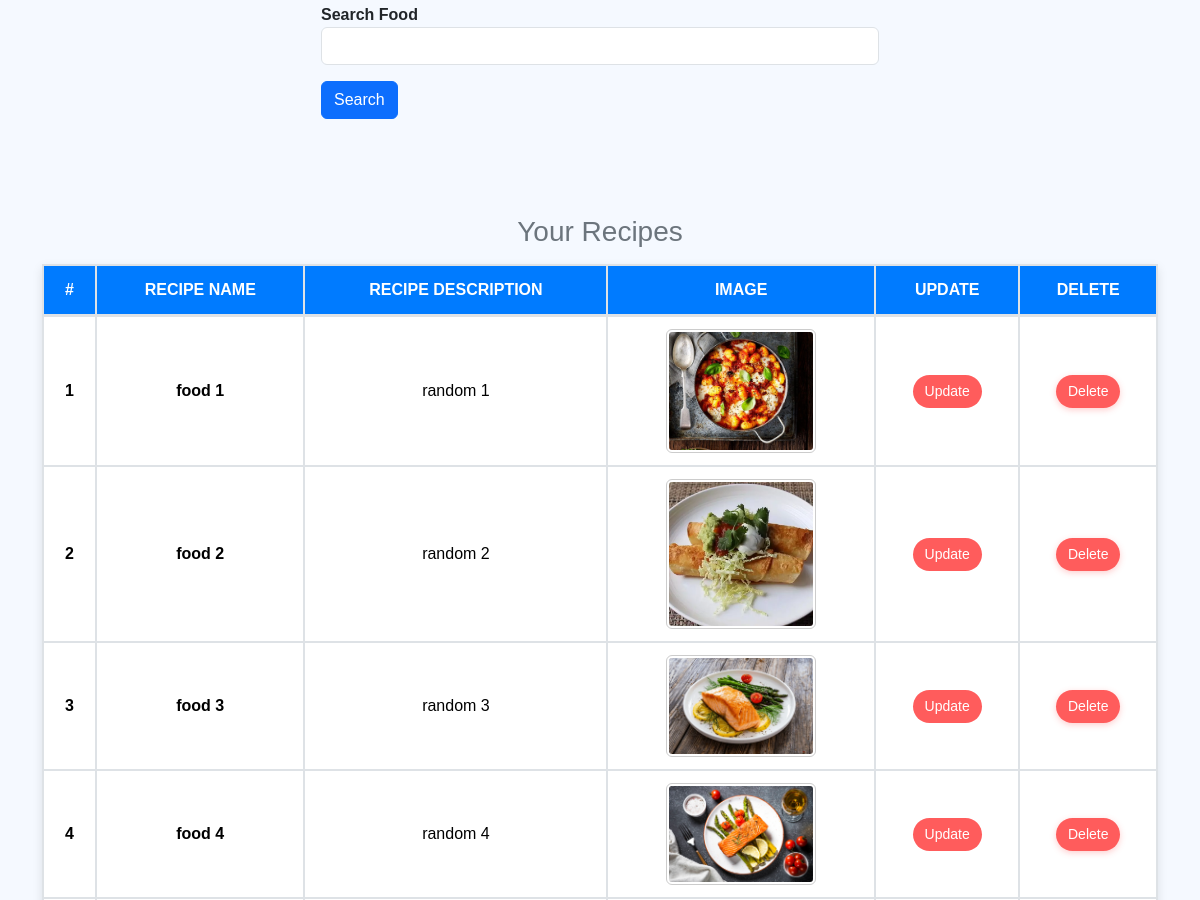
Before: /recipes/ (middle part) with the older database file.
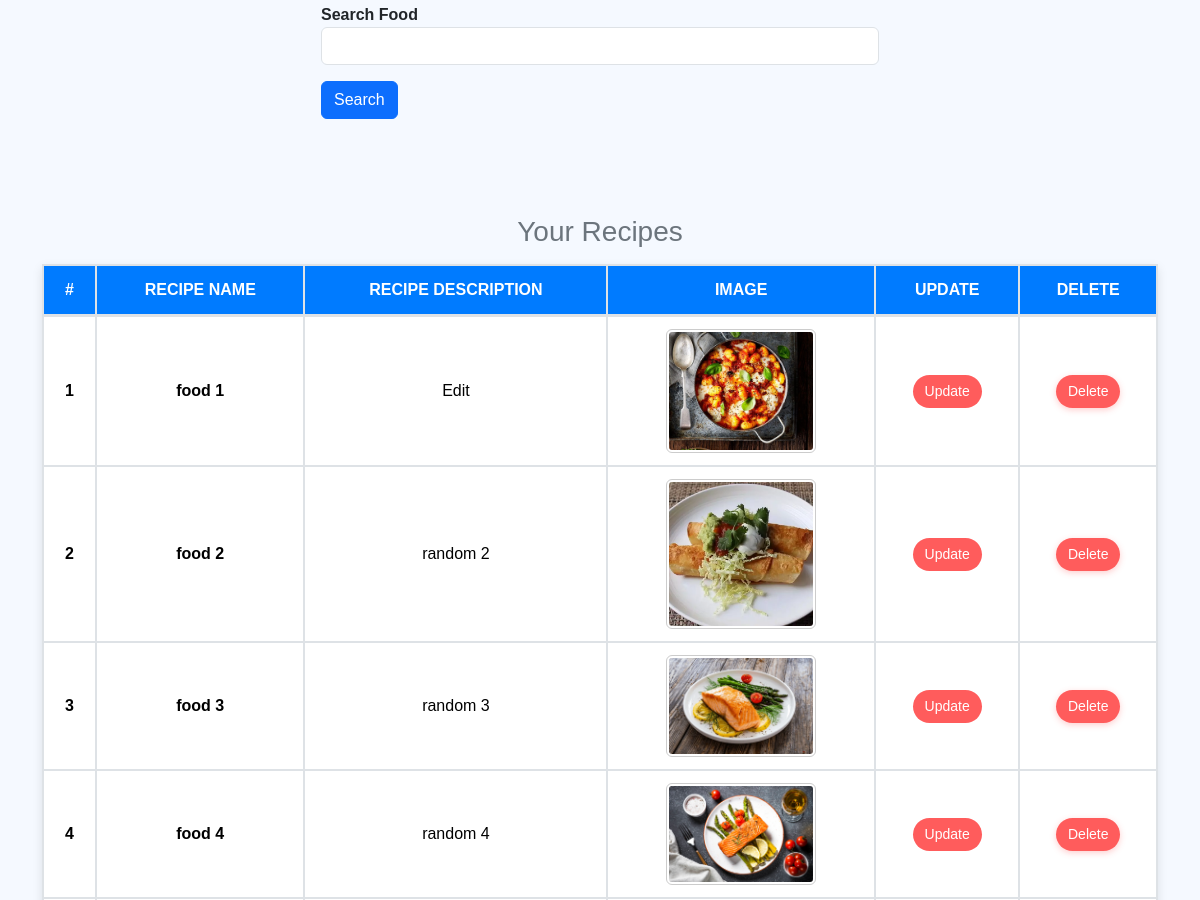
After: the same page with the newer database file.
### vege/models.py (models this page shows, shortened)
class Recipe(models.Model):
    user  = models.ForeignKey(User, on_delete= models.SET_NULL, null = True , blank = True )
    recipe_name = models.CharField(max_length= 100)
    recipe_description = models.TextField()
    recipe_image = models.ImageField(upload_to= "recipe")

### vege/views.py (the view, shortened to what this page needs)
# urls.py: path('recipes/', recipes , name="recipes"),
def recipes(request):
    queryset = Recipe.objects.all()
    if request.GET.get('search'): #automatically gets the data from front to back without method post
        queryset = queryset.filter(recipe_name__icontains = request.GET.get('search'))
    context = {"page":"Recipes",
               'recipes': queryset }
    return render(request, 'recipes2.html',context)

### vege/templates/recipes2.html (shortened to what this page needs)
{% extends "base.html" %}
{% block start %}
<body style="background-color: #f5f9ff; font-family: 'Arial', sans-serif;">
    <div class="container mt-5">
        <br>
        <div class = "mt-5">
            <div class="mx-auto col-6">
                <form>
                <div class="form-group mb-3">
                    <label for="SearchBar" class="fw-bold text-dark">Search Food</label>
                    <input  name="search" type="text" class="form-control">
                </div>
                <button type = "submit" class = "btn btn-primary">Search</button>
            </form>
            </div>
                    </div>
        <br>
        <div class="mt-5">
            <br>
            <h3 class="text-center text-secondary">Your Recipes</h3>
            <table class="table table-bordered table-hover text-center mt-3 styled-table" style="background-color: #ffffff;">
                <thead class="bg-primary text-white">
                    <tr>
                        <th>#</th>
                        <th>Recipe Name</th>
                        <th>Recipe Description</th>
                        <th>Image</th>
                        <th>Update</th>
                        <th>Delete</th>
                    </tr>
                </thead>
                <tbody>
                    {% for recipe in recipes %}
                    <tr>
                        <th scope="row">{{ forloop.counter }}</th>
                        <td class="fw-bold">{{ recipe.recipe_name }}</td>
                        <td>{{ recipe.recipe_description }}</td>
                        <td>
                            <img src="/media/{{ recipe.recipe_image }}"
                                alt="{{ recipe.recipe_name }}"
                                class="rounded"
                                style="max-width: 150px; max-height: 150px; object-fit: cover;">
                            </td>
                            <td>
                                <a href="/update_recipe/{{ recipe.id }}/"
                                   class="btn btn-success btn-sm rounded-pill"
                                   style="padding: 6px 12px; background-color: #ff5c5c; border: none;">
                                    Update
                                </a>
                            </td>
                        <td>
                            <a href="/delete_recipe/{{ recipe.id }}/"
                               class="btn btn-danger btn-sm rounded-pill"
                               style="padding: 6px 12px; background-color: #ff5c5c; border: none;">
                                Delete
                            </a>
                        </td>
                    </tr>
                    {% endfor %}
                </tbody>
            </table>
        </div>
    </div>
</body>
{% endblock %}

Changed rows visible on the page:
changed Recipe "food 1": recipe_description "random 1" → "Edit"
